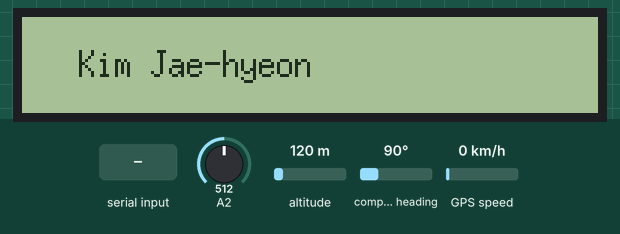
A sketch run on a simulated Arduino Uno, built with avr-gcc and run on an emulated ATmega328P. Shown: 192×32 one-colour display. The test bench sets the inputs (shaded band); at power-on: altitude 120 m, compass heading 90°, A2 = 512, GPS speed 0 km/h. The local clock reads 2024-03-15 10:24:30 at power-on unless the sketch sets it; the GPS gets a fix after 3 s at 37.7749, -122.4194 with 8 satellites; what the sketch prints to the serial monitor is not drawn.

Above: at 4.0 s.
At 7.1 s:
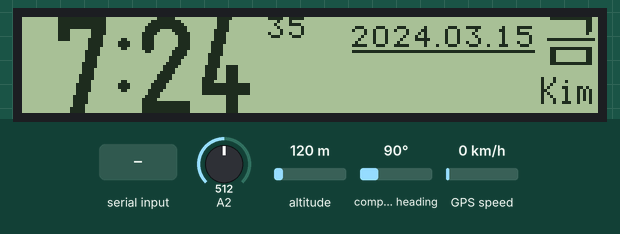
7.2 s: altitude set to 910 m
At 8.92 s:
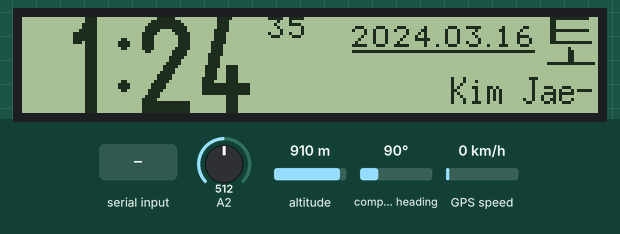
9.8 s: compass heading set to 180°
At 11.7 s:
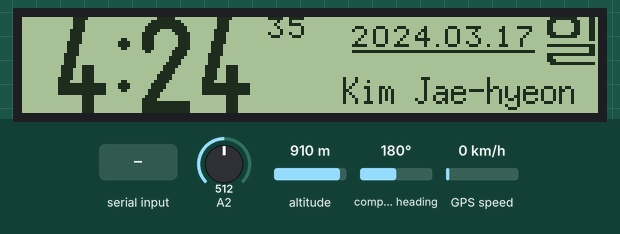

Measured:
- after the input at 9.8 s, the display: first differs from a run without the input after 1.4 s (image 3 shows a later state)
- what the display in image 0 shows lasts 2.2 s, from 3.9 s to 6.1 s
- what the display in image 2 shows lasts 0.4 s, from 8.7 s to 9.1 s

The sketch:

kjh_LCD19232_CLOCK_RTC_GPS.ino
```cpp
/**********************************************************
   Title : LCD12232 DIGITAL CLOCK using RTC, GPS
   Date : 2020.03.25.
   Author : Park Yongjoon
 **********************************************************/
#include <Arduino.h>
#include <U8g2lib.h>
#include <DS1307RTC.h>
#include <TimeLib.h>
#include <TinyGPS++.h>
#include "font.h"

#define USEWIFI
//#define USEGPS

//스크롤에서 한번에 표시할 글자 수 지정
#define SCRLWIDTH 18

//스크롤 스피드 지정. 기본5 숫자가 클수록 느림
#define SCRLSPEED 8

//스크롤 글자 내용 지정
String tname = "Kim Jae-hyeon";

//----------------------------------------
//백라이트 밝기가 변하는 속도 클수록 늦음
#define BRIGHT_INTERVAL 10

#ifdef USEWIFI
#define SYNKDISPLAYTIME 3660  //GPS일경우 3초, WIFI일경우 3660초
#endif

#ifdef USEGPS
#define SYNKDISPLAYTIME 3  //GPS일경우 3초, WIFI일경우 3660초
#endif

#define SCREENWIDTH 192
#define SCREENHEIGHT 32

#define WidthBigNum 16
#define WidthBigNum1 8
#define WidthBigColon 4
#define HeightBigNum 32

#define WidthSmallNum 5
#define WidthSmalldot 1
#define HeightSmallNum 7

#define WidthWeek  16
#define HeightWeek  16

#define PosH1     0,0
#define PosH      12,0
#define PosColon  32,0
#define PosM10    40,0
#define PosM1     60,0

#define Posy1000    110,3
#define Posy100     117,3
#define Posy10     124,3
#define Posy1     131,3
#define Posydot   138,3
#define Posm10    141,3
#define Posm1     148,3
#define Posmdot   155,3
#define Posd10    158,3
#define Posd1     165,3

#define Poss10    82,0
#define Poss1     89,0

#define PosWeek   175, 0

#define Postxt    83,29


/////////////////여기부터 수정 금지 /////////////////////
String text;
uint8_t scrCnt = 0, scrPreCnt = 0;

//U8G2_ST7920_192X32_F_6800 u8g2(U8G2_R0, 11, 3, 12, A0, A3, 8, 7, 4, /*en=*/ 9, /*cs=*/13, /*dc=*/ 10);   // Set R/W to low!
U8G2_ST7920_192X32_F_SW_SPI u8g2(U8G2_R0, 6, 5, 4);
u8g2_uint_t offset, width;
tmElements_t tm, gm;
time_t rtcTime, gpsTime, buttonTime, pGpsTime = 0;
TinyGPSPlus gps;

boolean wifiset = false;
uint16_t cds, brightness = 255, brightSave = 255;

void setup()
{
  uint8_t i;
  for (i = 1; i < SCRLWIDTH; i++) text.concat(' ');
  text.concat(tname);

  pinMode(6, OUTPUT);
  pinMode(5, OUTPUT);
  digitalWrite(5, LOW);
  analogWrite(6, brightness);
  delay(500);
  Serial.begin(9600);

  u8g2.begin();

  RTC.read(tm);
  buttonTime = makeTime(tm);
  if (tm.Year < 48) RTC.set(1524787200); //2018년 이전이면 2018.04.27.00:00으로 셋

  //LCD TEST

  u8g2.firstPage();
  do {
    for (i = 0; i < 10; i++) {
      u8g2.drawXBMP(i * (SCREENWIDTH / 10), 0, WidthBigNum, HeightBigNum , chs_num[i]);
    }
  } while ( u8g2.nextPage());
  delay(1000);
  u8g2.firstPage();
  do {
    for (i = 0; i < 7; i++) {
      u8g2.drawXBMP(i * (SCREENWIDTH / 7), 0, WidthWeek, HeightWeek , chs_week[i]);
    }
    for (i = 0; i < 10; i++) {
      u8g2.drawXBMP(i * (SCREENWIDTH / 10), 22, WidthSmallNum, HeightSmallNum , chs_num_small[i]);
    }
  } while ( u8g2.nextPage());

  delay(1000);

  //u8g2.firstPage();
  for (i = 0; i < SCREENHEIGHT; i++) {
    do {
      u8g2.drawLine(0, i, 95, i);
      u8g2.drawLine(96, SCREENHEIGHT - 1 - i, 191, SCREENHEIGHT - 1 - i);
    } while ( u8g2.nextPage());
  }
  delay(500);
  u8g2.setFont(u8g2_font_6x13_tr); //작은글자
  u8g2.firstPage();
  do {
    u8g2.drawStr(19, 20, &tname[0]);
  } while ( u8g2.nextPage());
  delay(2000);
}


void loop() {
  rtcTime = RTC.get();
  breakTime(rtcTime, tm);

  while (Serial.available()) {
    char c;
    c = Serial.read();
    Serial.write(c);

    if (gps.encode(c)) {
      if (gps.time.isValid()) {
        gm.Year = CalendarYrToTm(gps.date.year());
        gm.Month = gps.date.month();
        gm.Day = gps.date.day();
        gm.Hour = gps.time.hour();
        gm.Minute = gps.time.minute();
        gm.Second = gps.time.second();
#ifdef USEWIFI
        if (gps.time.hour() == 88) {
          wifiset = true;
        }
        else {
          wifiset = false;
          gpsTime = makeTime(gm) + 9 * 60 * 60;
          rtcTime = gpsTime;
          pGpsTime = gpsTime;
          RTC.set(gpsTime);
        } //End of else
#endif
#ifdef USEGPS
        if ((gm.Hour != 0) || (gm.Minute != 0) || (gm.Second != 0)) { //9:00로 초기화 되는 현상 막기 위함
          gpsTime = makeTime(gm) + 9 * 60 * 60;
          if (gpsTime - pGpsTime > 1) {  //1초에 한번만 rtcSet
            rtcTime = gpsTime;
            pGpsTime = gpsTime;
            RTC.set(gpsTime);
          }
        }
#endif
      } //End of gps.time.valid()
    }
  } //End of While

  flash();
}
```

flash.ino
```cpp
uint8_t weekday(tmElements_t *t)
/* Calculate day of week in proleptic Gregorian calendar. Sunday == 0. */
{
  uint8_t adjustment, mm, yy;
  adjustment = (14 - t->Month) / 12;
  mm = t->Month + 12 * adjustment - 2;
  yy = tmYearToCalendar(t->Year) - adjustment;
  return ((t->Day) + (13 * mm - 1) / 5 + yy + yy / 4 - yy / 100 + yy / 400 + 1) % 7;
}

void flash()
{
  uint16_t year;
  uint8_t i, month, day, hour, minute, second, week;
  uint16_t cds2;
  boolean syncFlash = false;
  boolean wifiFlash = false;
  String t_str;


  year = tmYearToCalendar(tm.Year);
  month = tm.Month;
  day = tm.Day;
  hour = tm.Hour;
  week = weekday(&tm);
  hour = hour % 12;
  if (hour == 0) hour = 12;
  minute = tm.Minute;
  second = tm.Second;
  syncFlash = ((rtcTime - gpsTime) <= SYNKDISPLAYTIME) || (second % 2);
  wifiFlash = (second % 2 == 0) && wifiset;

  u8g2.firstPage();
  do {
    u8g2.drawLine(110,11,170,11);
    if (hour / 10 == 1) u8g2.drawXBMP(PosH1, WidthBigNum1, HeightBigNum , chs_num10);
    else u8g2.drawXBMP(PosH1, WidthBigNum1, HeightBigNum , chs_space);
    u8g2.drawXBMP(PosH, WidthBigNum, HeightBigNum , chs_num[hour % 10]);
    if (syncFlash) u8g2.drawXBMP(PosColon, WidthBigColon, HeightBigNum , chs_colon);
    else u8g2.drawXBMP(PosColon, WidthBigColon, HeightBigNum , chs_space);
    u8g2.drawXBMP(PosM10, WidthBigNum, HeightBigNum , chs_num[minute / 10]);
    u8g2.drawXBMP(PosM1, WidthBigNum, HeightBigNum , chs_num[minute % 10]);

    u8g2.drawXBMP(Posy1000, WidthSmallNum, HeightSmallNum, chs_num_small[year / 1000]);
    u8g2.drawXBMP(Posy100, WidthSmallNum, HeightSmallNum, chs_num_small[year / 100 % 10]);
    u8g2.drawXBMP(Posy10, WidthSmallNum, HeightSmallNum, chs_num_small[year / 10 % 10]);
    u8g2.drawXBMP(Posy1, WidthSmallNum, HeightSmallNum, chs_num_small[year % 10]);
    u8g2.drawXBMP(Posydot, WidthSmalldot, HeightSmallNum, chs_dot_small);
    u8g2.drawXBMP(Posm10, WidthSmallNum, HeightSmallNum, chs_num_small[month / 10 % 10]);
    u8g2.drawXBMP(Posm1, WidthSmallNum, HeightSmallNum, chs_num_small[month  % 10]);
    u8g2.drawXBMP(Posmdot, WidthSmalldot, HeightSmallNum, chs_dot_small);
    u8g2.drawXBMP(Posd10, WidthSmallNum, HeightSmallNum, chs_num_small[day / 10 % 10]);
    u8g2.drawXBMP(Posd1, WidthSmallNum, HeightSmallNum, chs_num_small[day % 10]);

    u8g2.drawXBMP(Poss10, WidthSmallNum, HeightSmallNum, chs_num_small[second / 10 % 10]);
    u8g2.drawXBMP(Poss1, WidthSmallNum, HeightSmallNum, chs_num_small[second  % 10]);

    if (wifiFlash) u8g2.drawXBMP(PosWeek, WidthWeek, HeightWeek, chs_space);
    else u8g2.drawXBMP(PosWeek, WidthWeek, HeightWeek, chs_week[week]);


    i = scrCnt + SCRLWIDTH;
    if (i > text.length()) i = text.length();
    t_str = text.substring(scrCnt, i);
    u8g2.drawStr(Postxt, &t_str[0]);
  } while ( u8g2.nextPage());

  scrPreCnt++;
  if (scrPreCnt > SCRLSPEED) {
    scrCnt++;
    scrPreCnt = 0;
    cds = analogRead(2);
    cds2 = cds;
    if (cds < 600) cds2 = 600;
    if (cds > 900) cds2 = 900;
    brightness = map(cds2, 600, 900, 255, 51);
  }

  if (brightSave < brightness - BRIGHT_INTERVAL) brightSave += BRIGHT_INTERVAL;
  if (brightSave > brightness + BRIGHT_INTERVAL) brightSave -= BRIGHT_INTERVAL;
  if (brightSave < brightness) brightSave++;
  if (brightSave > brightness) brightSave--;

  analogWrite(6, brightSave);

  //Serial.print(brightSave);
  //Serial.print(" ");
  //Serial.println(brightness);

  if (scrCnt >=  text.length()) scrCnt = 0;
} //End of flash()
```

Source omitted: font.h (data table, 7740 bytes)
